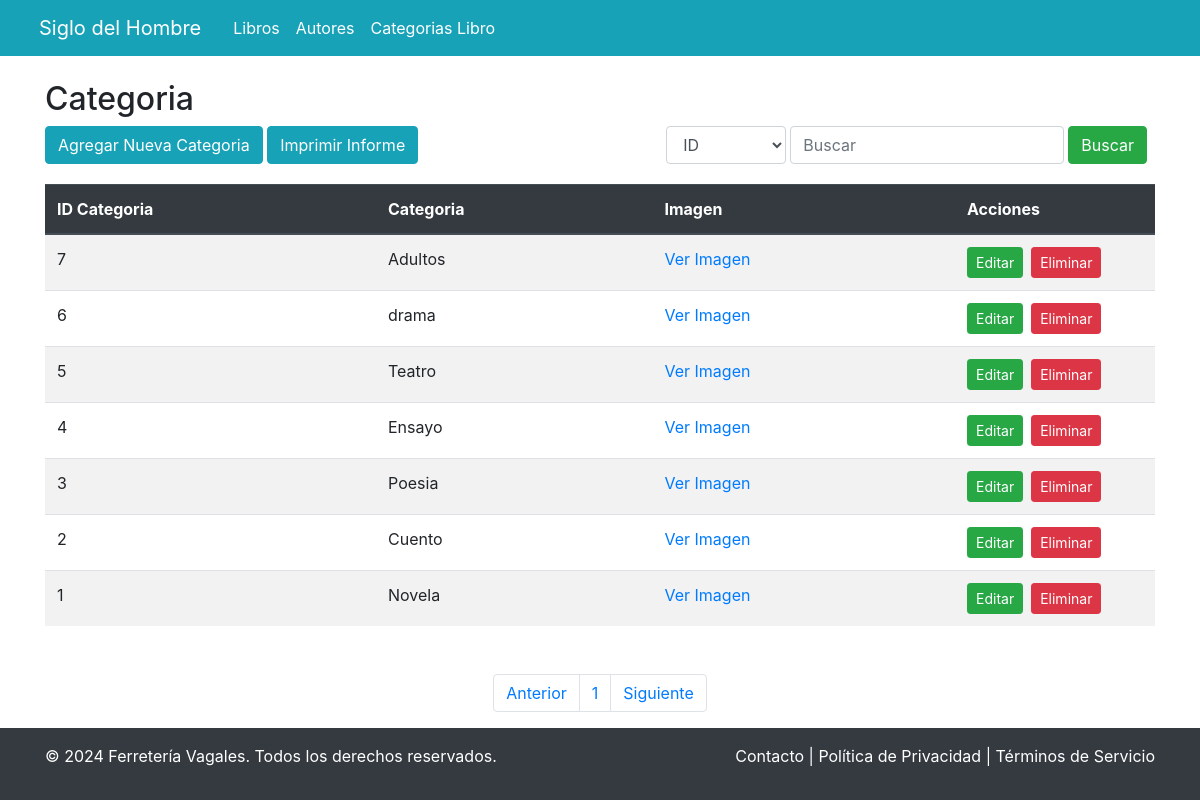
/libros/categoria.php, run on an earlier commit of the app's database.
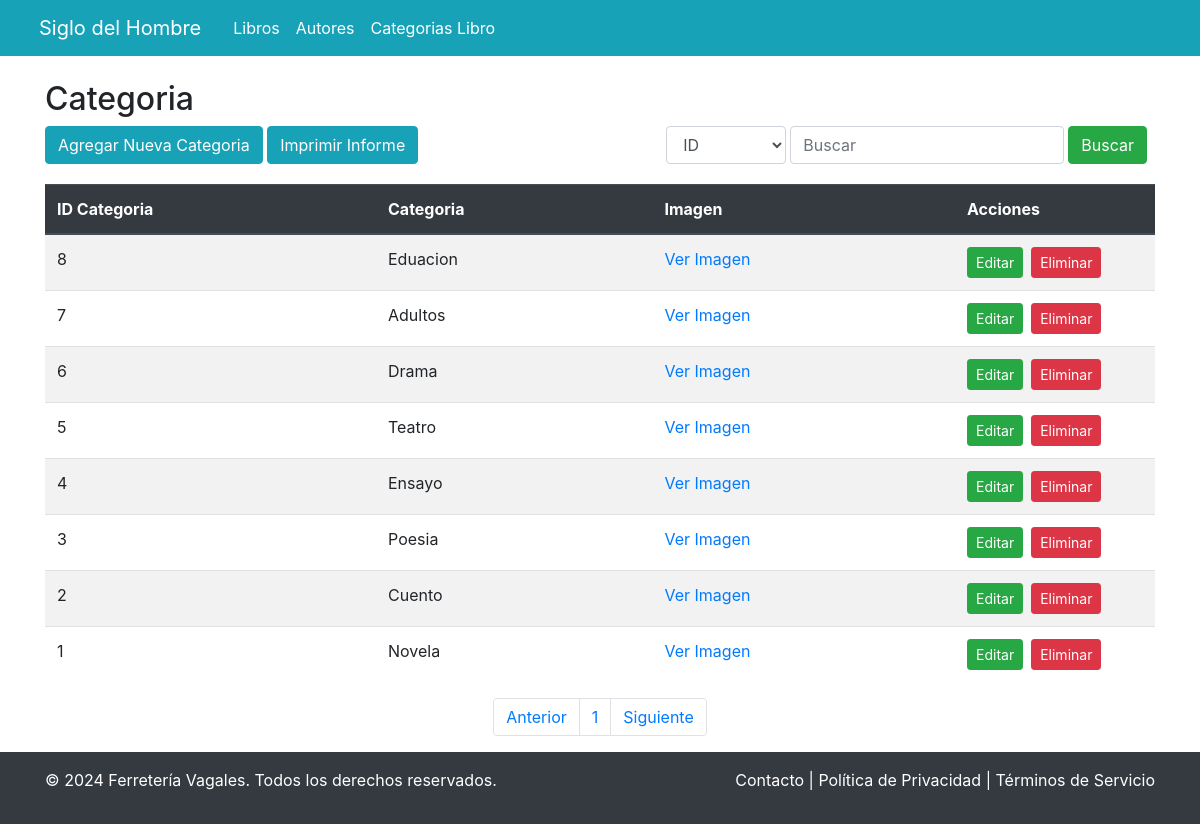
And on a later commit of the database.
### tables this page shows
CREATE TABLE `categoria` (
  `id_categoria` int(11) NOT NULL,
  `categoria` varchar(255) NOT NULL,
  `imagen` varchar(50) NOT NULL
);

### libros/categoria.php (the view, shortened to what the changed rows need)
<!DOCTYPE html>
<html lang="es">
<head>
    <link rel="stylesheet" href="https://cdn.jsdelivr.net/npm/bootstrap@4.6.2/dist/css/bootstrap.min.css">
</head>
<body>
    <div class="d-flex flex-column min-vh-100">
        <main class="flex-fill">
            <div class="container mt-4">
                <h2>Categoria</h2>
                <div>
                    <?php
                    require '../conexion.php';
                    if (isset($_GET['page'])){
                        $page = (int) $_GET['page'];
                        $page = (int) ($page - 1) * 10;
                        $sql = "SELECT `id_categoria`, `categoria`, `imagen`
                                FROM `categoria`
                                ORDER BY id_categoria
                                DESC
                                LIMIT 10 OFFSET $page";
                    }else{
                        $sql = "SELECT `id_categoria`, `categoria`, `imagen`
                                FROM `categoria`
                                ORDER BY id_categoria
                                DESC
                                LIMIT 10";
                    }
                    $result = $mysqli->query($sql);
                    if (!$result) {
                        echo "<div class='alert alert-danger'>Error en la consulta: " . $mysqli->error . "</div>";
                    } else {
                        if ($result->num_rows > 0) {
                            echo '<table class="table table-striped">
                                    <thead class="thead-dark">
                                        <tr>
                                          <th scope="col">ID Categoria</th>
                                          <th scope="col">Categoria</th>
                                          <th scope="col" class="image-column">Imagen</th>
                                          <th scope="col" style="width: 200px">Acciones</th>
                                        </tr>
                                    </thead>
                                    <tbody>';
                            while ($row = $result->fetch_assoc()) {
                                echo '<tr>
                                        <td>' . htmlspecialchars($row["id_categoria"]) . '</td>
                                        <td>' . htmlspecialchars($row["categoria"]) . '</td>
                                        <td class="image-column">
                                            <a href="' . htmlspecialchars($row["imagen"]) . '" target="_blank">
                                                Ver Imagen
                                            </a>
                                        </td>
                                        <td>
                                            <div class="d-flex justify-content-start">
                                                <a href="editar.categoria.php?id=' . urlencode($row["id_categoria"]) . '" class="btn btn-success btn-sm mr-2">Editar</a>
                                                <a href="eliminar.categoria.php?id=' . urlencode($row["id_categoria"]) . '" class="btn btn-danger btn-sm">Eliminar</a>
                                            </div>
                                        </td>
                                    </tr>';
                            }
                            echo '</tbody></table>';
                        } else {
                            echo "<div class='alert alert-info'>No hay registros de categoria.</div>";
                        }
                    }
                    ?>
                </div>
            </div>
        </main>
        <nav aria-label="Page navigation example">
            <ul class="pagination justify-content-center">
                <?php
                    $query_total = "SELECT COUNT(id_categoria) as categorias FROM categoria";
                    $result_total = $mysqli->query($query_total);
                    $total_results = $result_total->fetch_assoc();
                    $total_results = (int) $total_results["categorias"];
                    $pages = ($total_results / 10);
                    $pages = ceil($pages);
                    for ($i = 1; $i <=$pages; $i++){
                        echo '<li class="page-item">
                                <a class="page-link" href="categoria.php?page=' . urlencode($i) . '">' . htmlspecialchars($i). '</a>
                                </li>';
                    }
                    ?>
            </ul>
        </nav>
    </div>
</body>
</html>

What changed in the data, as far as the page shows it:
added categoria: id_categoria "8", categoria "Eduacion"
changed categoria id 6: categoria "drama" → "Drama"
